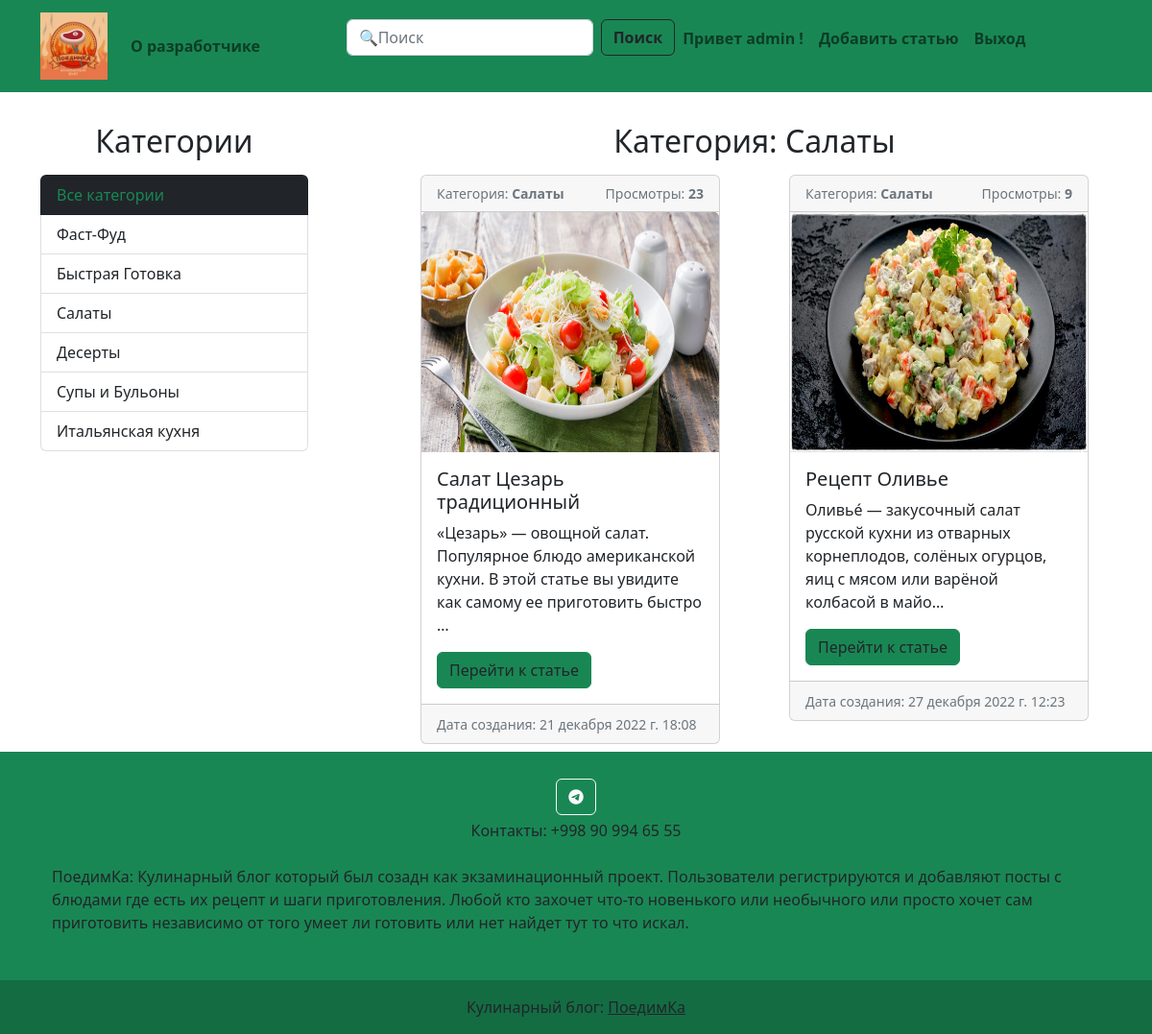
/category/3/ (signed in), run on the app's committed database.
### blog/models.py (models this page shows, shortened)
class Category(models.Model):
    title = models.CharField(max_length=30, unique=True, verbose_name='Название категории')
    def __str__(self):
        return self.title
    class Meta:
        verbose_name = 'Категория'
        verbose_name_plural = 'Категории'

class Article(models.Model):
    title = models.CharField(max_length=150, unique=True, verbose_name='Название статьи')
    content = models.TextField(verbose_name='Описание статьи')
    ingredients = models.TextField(verbose_name='Ингридиенты')
    cooking = models.TextField(verbose_name='Шаги проготовления')
    photo = models.ImageField(upload_to='photos/', null=True, blank=True, verbose_name='Фотография')
    created_at = models.DateTimeField(auto_now_add=True, verbose_name='Дата создания')
    updated_at = models.DateTimeField(auto_now=True, verbose_name='Дата обновления')
    publish = models.BooleanField(default=True, verbose_name='Статус статьи')
    views = models.IntegerField(default=0, verbose_name='Просмотры')
    category = models.ForeignKey(Category, on_delete=models.CASCADE, verbose_name='Категория')
    def get_photo(self):
        if self.photo:
            return self.photo.url
        else:
            return 'https://encrypted-tbn0.gstatic.com/images?q=tbn:ANd9GcQufUBKNmKGYhA0O8VJg4ynifJt48GxbSoujg&usqp=CAU'
    class Meta:
        verbose_name = 'Статья'
        verbose_name_plural = 'Статьи'

### blog/views.py (the view)
# urls.py: path('category/<int:category_id>/', ArticleListByCategory.as_view(), name='category'),
class ArticleListByCategory(ArticleList):
    def get_queryset(self):
        articles = Article.objects.filter(category_id=self.kwargs['category_id'])
        return articles
    def get_context_data(self, *, object_list=None, **kwargs):
        context = super().get_context_data()
        category = Category.objects.get(pk=self.kwargs['category_id'])
        context['title'] = f'Категория: {category.title}'
        return context

### blog/templatetags/blog_tags.py (called while the page is built)
@register.simple_tag()
def get_categories():
    return Category.objects.all()

### blog/templates/blog/index.html (shortened to what this page needs)
{% extends 'base.html' %}
{% block main %}
<div class="d-flex justify-content-between">
    <div class="col-3">
        <h2 class="d-flex justify-content-center mt-3 mb-3">Категории</h2>
        {% include 'blog/components/_sidebar.html' %}
    </div>
    <div class="col-8">
        <h2 class="d-flex justify-content-center mt-3 mb-3">{{ title }}</h2>
        <div class="row row-cols-1 row-cols-md-2 g-4">
            {% for article in articles %}
            {% include 'blog/components/_cards.html' %}
            {% endfor %}
        </div>
    </div>
</div>
{% endblock main %}

### templates/components/_header.html (shortened to what this page needs)
{% load static %}
<nav class="navbar navbar-expand-lg bg-success">
    <div class="container">
        <a class="navbar-brand" href="{% url 'index' %}">
            <img width="70" src="{% static 'blog/img/logotip.png' %}" alt="">
        </a>
        <div class="collapse navbar-collapse" id="navbarSupportedContent">
            <ul class="navbar-nav me-auto mb-2 mb-lg-0">
                <li class="nav-item">
                    <a class="nav-link" href="{% url 'about_dev' %}"><b>О разработчике</b></a>
                </li>
            </ul>
            <ul class="navbar-nav me-auto mb-2 mb-lg-0">
                <li>
                    <form class="d-flex" role="search" method="get" action="{% url 'search' %}">
                        <input name="q" class="form-control me-2" type="search" placeholder="🔍Поиск"
                               aria-label="🔍Поиск">
                        <button class="btn btn-outline-dark" type="submit">
                            <b>Поиск</b>
                        </button>
                    </form>
                </li>
                {% if not request.user.is_authenticated %}
                    <li class="nav-item">
                        <a class="nav-link" aria-current="page" href="{% url 'user_login' %}"><b>Войти</b></a>
                    </li>
                    <li class="nav-item">
                        <a class="nav-link" aria-current="page" href="{% url 'user_register' %}"><b>Регистрация</b></a>
                    </li>
                {% else %}
                    <li class="nav-item">
                        <p class="nav-link"><b>Привет {{ request.user.username }} !</b></p>
                    </li>
                    <li class="nav-item">
                        <a class="nav-link" href="{% url 'add' %}"><b>Добавить статью</b></a>
                    </li><li class="nav-item">
                        <a class="nav-link" href="{% url 'user_logout' %}"><b>Выход</b></a>
                    </li>
                {% endif %}
            </ul>
        </div>
    </div>
</nav>

### blog/templates/blog/components/_sidebar.html
{% load blog_tags %}
<div class="list-group">
    <a href="{% url 'index' %}" class="list-group-item list-group-item-action bg-dark text-success">
        Все категории
    </a>
    {% get_categories as categories %}
    {% for category in categories %}
    <a href="{% url 'category' category.pk %}" class="list-group-item list-group-item-action ">
        {{ category.title }}
    </a>
    {% endfor %}
</div>

### blog/templates/blog/components/_cards.html
<div class="col mb-2">
    <div class="card mx-4">
        <div class="card-header d-flex justify-content-between">
            <small class="text-muted">Категория: <b>{{ article.category }}</b></small>
            <small class="text-muted">Просмотры: <b>{{ article.views }}</b></small>
        </div>
        <img height="250" src="{{ article.get_photo }}" class="card-img-top" alt="...">
        <div class="card-body">
            <h5 class="card-title">{{ article.title }}</h5>
            <p class="card-text">{{ article.content|truncatechars:122 }}</p>
            <a href="{% url 'article' article.pk %}" class="btn btn-success text-dark">Перейти к статье</a>
        </div>
        <div class="card-footer">
            <small class="text-muted">Дата создания: {{ article.created_at }}</small>
        </div>
    </div>
</div>

### data on the page
Category: title "Фаст-Фуд"
Category: title "Быстрая Готовка"
Category: title "Салаты"
Category: title "Десерты"
Category: title "Супы и Бульоны"
Category: title "Итальянская кухня"
Article: category "Салаты", views "23", get_photo (picture), title "Салат Цезарь традиционный", content "«Цезарь» — овощной салат. Популярное блюдо американской кухни. В этой статье вы увидите как самому ее приготовить быстро …", created_at "21 декабря 2022 г. 18:08"
Article: category "Салаты", views "9", get_photo (picture), title "Рецепт Оливье", content "Оливье́ — закусочный салат русской кухни из отварных корнеплодов, солёных огурцов, яиц с мясом или варёной колбасой в майо…", created_at "27 декабря 2022 г. 12:23"

### other printed values
{{ request.user.username }} "admin"
{{ title }} "Категория: Салаты"
